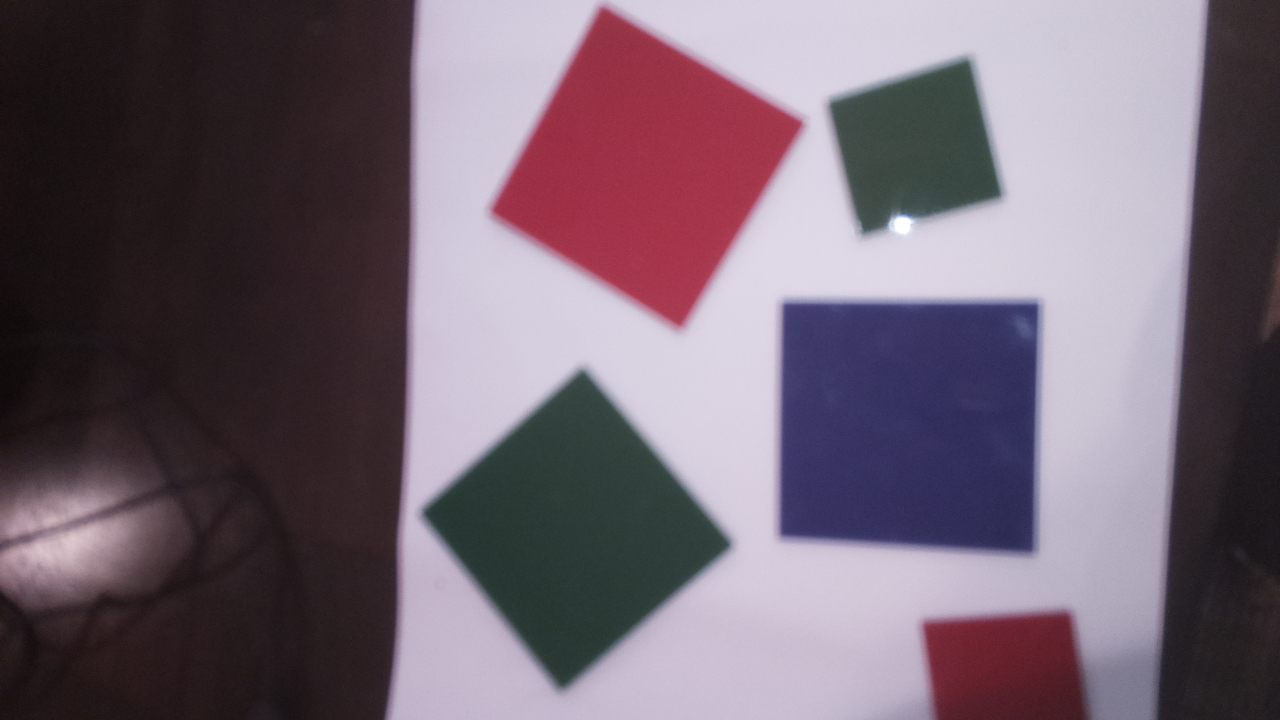
#> input picture test_imgs/bright.jpg, 1280 x 720 px; its folder holds only this picture in this run
$ python ImageProcessing.py   (older library calls are emulated)
#> lines starting #> are read from the running program, lines starting #| are printed output that depends on the picture; after the words box and inside, x2 and y2 are one past the last pixel; in counts of white or black regions, pixels touching at a corner belong together
import cv2
import numpy as np
import time

class ImageProcessor():
	def __init__(self, image):
#> called with image = 'test_imgs/bright.jpg'
		self.image = cv2.imread(image)
#> self.image is the input picture: shape (720, 1280, 3); mean B, G, R 112.3, 100.2, 114.6
		self.contours, self.hierarchy, self.poster_index = self.create_contours()
		self.plastic_contours = self.find_plastic_contours()

	@staticmethod
	def biggest_contour(contours):
		max_area = -1
		for i, cnt in enumerate(contours):
			area = cv2.contourArea(cnt)
			if area > max_area:
				max_area = area
				index = i
		return index


	def bright(self):
		saturation = cv2.cvtColor(self.image, cv2.COLOR_BGR2HSV)[..., 1]
		mean = np.mean(saturation)
		return mean > 88


	"""
	Assumes that poster is the biggest contour in the image.
	Optimal conditions:
	 - Non-reflective floor: carpet, stone, etc.
	 - Bright lighting
	 - Relatively same lighting over all of the poster
	"""
	def create_contours(self):
		greyscaled = cv2.cvtColor(self.image, cv2.COLOR_BGR2GRAY)
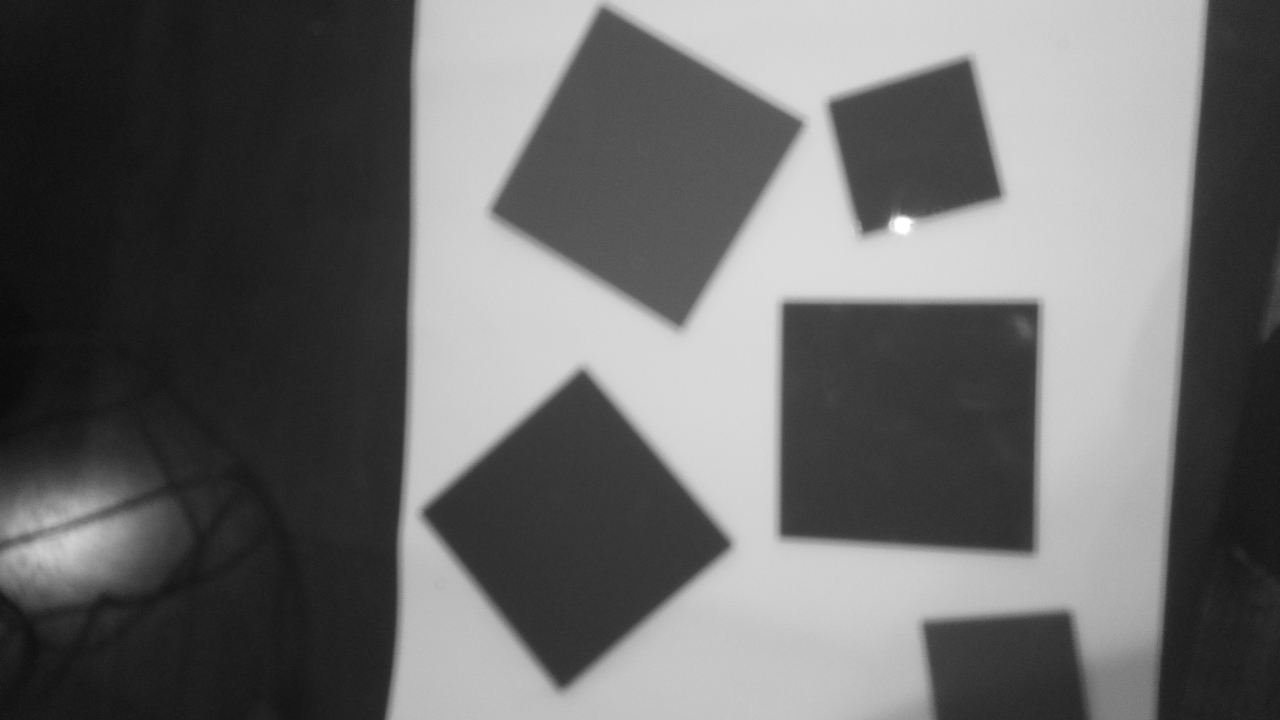
#> greyscaled: shape (720, 1280); min 9, max 255, mean 105.8
		max_val = greyscaled.item(np.argmax(greyscaled))
#> max_val = 255

		if self.bright():
#> in bright, `saturation = cv2.cvtColor(self.image, cv2.COLOR_BGR2HSV)[..., 1]`:
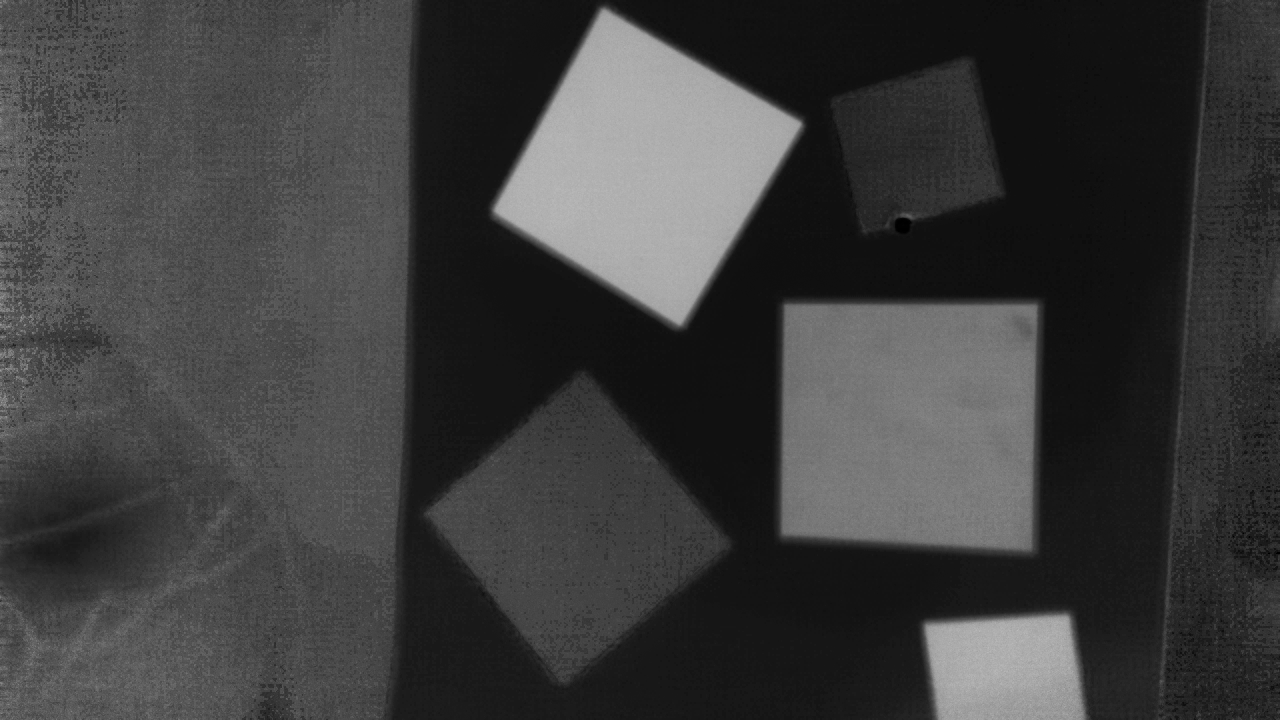
#> saturation: shape (720, 1280); min 0, max 187, mean 61.1
#> in bright, `mean = np.mean(saturation)`: mean = 61.11
			ret, thresh = cv2.threshold(greyscaled, max_val-70, 255, cv2.THRESH_BINARY)
		else:
			ret, thresh = cv2.threshold(greyscaled, max_val-150, 255, cv2.THRESH_BINARY)
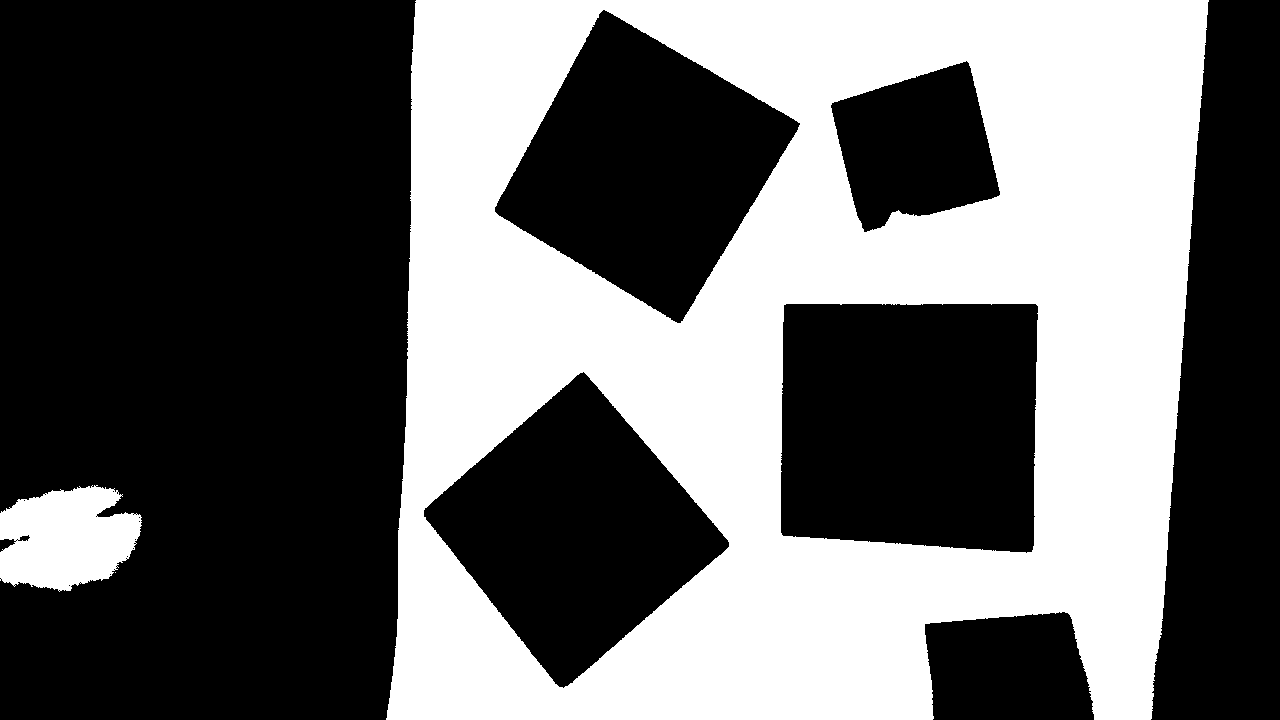
#> thresh: shape (720, 1280); 40.4% white; 3 white regions (1 under 20 px)
#> ret = 105
		cont_img, contours, hierarchy = cv2.findContours(thresh, cv2.RETR_TREE,
										cv2.CHAIN_APPROX_SIMPLE)
#> contours = 31 contours, 24 with area under 20; largest, box (x1, y1, x2, y2) and area: (386, 0, 1209, 720) 541603, (780, 303, 1039, 554) 61296, (494, 9, 801, 324) 52356, (423, 371, 730, 689) 50431, (830, 60, 1001, 233) 19607, (0, 485, 142, 592) 10974, (17, 534, 31, 542) 57

		poster_index = self.biggest_contour(contours)
#> the loop in biggest_contour, `for i, cnt in enumerate(contours):` made 31 passes
#> (area, max_area) on passes 2, 27: (10974.5, 10974.5), (541603, 541603)
#> area on passes 17, 28, 29, 30, 31: 57, 50431, 61296, 19607, 52355.5
#> after the loop in biggest_contour, `for i, cnt in enumerate(contours):`: index = 26; max_area = 541603
#> poster_index = 26
		poster_contour = contours[poster_index]
#> poster_contour = contour of 506 points, box (x1, y1, x2, y2) (386, 0, 1209, 720), area 541603
		x,y,w,h = cv2.boundingRect(poster_contour)
#> x = 386; y = 0; w = 823; h = 720
		poster_contour = cv2.rectangle(self.image,(x,y),(x+w,y+h),(0,255,0),2)
#> in __init__, `self.contours, self.hierarchy, self.poster_index = self.create_contour..`: self.contours has the same summary as contours in create_contours; self.hierarchy = 31 rows, first 6: [1, -1, -1, -1], [26, 0, 2, -1], [3, -1, -1, 1], [4, 2, -1, 1], [5, 3, -1, 1], [6, 4, -1, 1]; self.poster_index = 26
		return (contours, hierarchy, poster_index)


	def find_plastic_contours(self):
		hierarchy = self.hierarchy[0]

		plastic_contours = []
		for i, contour in enumerate(self.contours):
			if i == self.poster_index:
				continue
			epsilon = 0.05*cv2.arcLength(contour, True)
			approx = cv2.approxPolyDP(contour, epsilon, True)

			if hierarchy[i][-1] == self.poster_index:
				plastic_contours.append(approx)
#> this loop made 31 passes
#> (epsilon, approx) on passes 1 to 12: (0, [[115, 572]]), (32.46, [[141, 517], [18, 499], [0, 580], [108, 578]]), (0.283, [[58, 590], [59, 589], [60, 590], [59, 591]]), (0.283, [[68, 585], [69, 584], [70, 585], [69, 586]]), (0.283, [[13, 585], [14, 584], [15, 585], [14, 586]]), (0.283, [[79, 582], [80, 581], [81, 582], [80, 583]]), (0.283, [[109, 574], [110, 573], [111, 574], [110, 575]]), (0.283, [[113, 569], [114, 568], [115, 569], [114, 570]]), (0.283, [[115, 566], [116, 565], [117, 566], [116, 567]]), (0.283, [[125, 558], [126, 557], [127, 558], [126, 559]]), (0.283, [[126, 556], [127, 555], [128, 556], [127, 557]]), (0.283, [[132, 548], [133, 547], [134, 548], [133, 549]])
#> epsilon on passes 13, 17, 25: 0.383, 1.79, 0.383
#> after the loop, plastic_contours = 4 contours; box (x1, y1, x2, y2) and area: (783, 303, 1036, 552) 60004, (494, 9, 801, 324) 51430, (423, 371, 730, 689) 48861, (831, 60, 1001, 233) 19175
#> in __init__, `self.plastic_contours = self.find_plastic_contours()`: self.plastic_contours has the same summary as plastic_contours in find_plastic_contours

		return plastic_contours


	def find_square_types(self):
		"""
		For better measurements, first find the number of each sized plastics,
		then calculate percentage of plastic on board. Maybe compare that to
		other way of calculating percent area to double check
		"""
		square_areas = []
		for contour in self.plastic_contours:
			area = cv2.contourArea(contour)
			if area > 2000:
				square_areas.append(area)
#> this loop made 4 passes
#> (contour, area) on passes 1 to 4: ([[583, 371], [729, 546], [563, 688], [423, 510]], 48861), ([[783, 305], [1035, 303], [1032, 551], [783, 536]], 60004.5), ([[966, 60], [1000, 194], [864, 232], [831, 103]], 19175), ([[603, 9], [800, 123], [680, 323], [494, 211]], 51430)
#> after the loop, square_areas = [48861, 60004.5, 19175, 51430]

		max_area = max(square_areas)
#> max_area = 60004.5
		big_small_ratio = max_area / min(square_areas)
#> big_small_ratio = 3.13
		#0 is small, 1 is medium, 2 is large
		#Organized by ratio number, first spot is outcome if the ratio is same, second for
		#not same. Same key is set below
		square_types = {'Small-Large': (-1,), 'Small-Medium': (1, 0), 'Medium-Large': (2, 1), 'Same': (-1, -1)}
		if big_small_ratio >= 6:
			#Large and small, possibly medium
			key = 'Small-Large'
		elif big_small_ratio >= 3.5:
			#Medium and small only
			key = 'Small-Medium'
		elif big_small_ratio >= 2:
			#Large and medium only
			key = 'Medium-Large'
		elif big_small_ratio >= 0:
			#Only one size
			key = 'Same'
			area = square_areas[0]
			if area >= 40000:
				square_types['Same'] = (2, 2)
			elif area >= 10000:
				square_types['Same'] = (1, 1)
			else:
				square_types['Same'] = (0, 0)

		num_small = 0
		num_medium = 0
		num_large = 0
		poten_types = square_types[key]
		if poten_types[0] == -1:
			for area in square_areas:
				ratio = max_area / area
				if ratio >= 6:
					num_small += 1
				elif ratio >= 2:
					num_medium += 1
				elif ratio >= 0:
					num_large += 1
		else:
			for area in square_areas:
				ratio = max_area / area
				if ratio > 0 and ratio < 2:
					square_type = poten_types[0]
				else:
					square_type = poten_types[1]
				if square_type == 0:
					num_small += 1
				elif square_type == 1:
					num_medium += 1
				elif square_type == 2:
					num_large += 1
#> this loop made 4 passes
#> (area, ratio, square_type, num_medium) on pass 3: (19175, 3.13, 1, 1)
#> (area, ratio, square_type) on passes 1, 2, 4: (48861, 1.23, 2), (60004.5, 1, 2), (51430, 1.17, 2)
#> after the loop, num_large = 3; num_medium = 1; num_small = 0

		return (num_small, num_medium, num_large)


#Testing the Functions
img_name = 'bright'
img_path = 'test_imgs/{}.jpg'.format(img_name)
image_processor = ImageProcessor(img_path)
print(image_processor.find_square_types())
